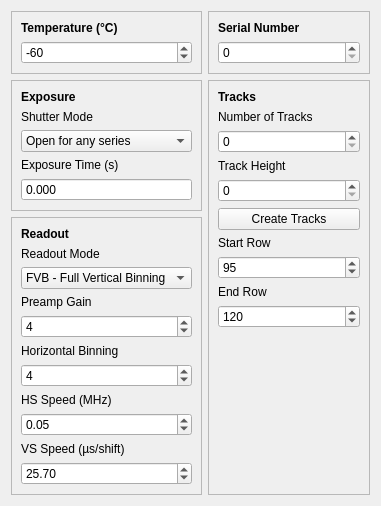
<?xml version="1.0" encoding="UTF-8"?>
<ui version="4.0">
 <class>andor_newton_config</class>
 <widget class="QWidget" name="andor_newton_config">
  <property name="geometry">
   <rect>
    <x>0</x>
    <y>0</y>
    <width>381</width>
    <height>479</height>
   </rect>
  </property>
  <property name="windowTitle">
   <string>Form</string>
  </property>
  <layout class="QGridLayout" name="gridLayout">
   <item row="0" column="0">
    <widget class="QFrame" name="frame_5">
     <property name="frameShape">
      <enum>QFrame::StyledPanel</enum>
     </property>
     <property name="frameShadow">
      <enum>QFrame::Raised</enum>
     </property>
     <layout class="QGridLayout" name="gridLayout_5">
      <item row="0" column="0">
       <widget class="QLabel" name="label_15">
        <property name="font">
         <font>
          <pointsize>9</pointsize>
          <weight>75</weight>
          <bold>true</bold>
         </font>
        </property>
        <property name="text">
         <string>Temperature (°C)</string>
        </property>
       </widget>
      </item>
      <item row="1" column="0">
       <widget class="QSpinBox" name="set_temperature">
        <property name="minimum">
         <number>-99</number>
        </property>
        <property name="value">
         <number>-60</number>
        </property>
       </widget>
      </item>
     </layout>
    </widget>
   </item>
   <item row="1" column="0">
    <widget class="QFrame" name="frame">
     <property name="frameShape">
      <enum>QFrame::StyledPanel</enum>
     </property>
     <property name="frameShadow">
      <enum>QFrame::Raised</enum>
     </property>
     <layout class="QGridLayout" name="gridLayout_2">
      <item row="0" column="0">
       <widget class="QLabel" name="label">
        <property name="font">
         <font>
          <pointsize>9</pointsize>
          <weight>75</weight>
          <bold>true</bold>
         </font>
        </property>
        <property name="text">
         <string>Exposure</string>
        </property>
       </widget>
      </item>
      <item row="2" column="0">
       <widget class="QComboBox" name="comboBox_shutter_mode">
        <item>
         <property name="text">
          <string>Open for any series</string>
         </property>
        </item>
        <item>
         <property name="text">
          <string>Open for FVB series</string>
         </property>
        </item>
        <item>
         <property name="text">
          <string>Permanently closed</string>
         </property>
        </item>
        <item>
         <property name="text">
          <string>Permanently open</string>
         </property>
        </item>
        <item>
         <property name="text">
          <string>Fully Auto</string>
         </property>
        </item>
       </widget>
      </item>
      <item row="3" column="0">
       <widget class="QLabel" name="label_5">
        <property name="text">
         <string>Exposure Time (s)</string>
        </property>
       </widget>
      </item>
      <item row="1" column="0">
       <widget class="QLabel" name="label_4">
        <property name="text">
         <string>Shutter Mode</string>
        </property>
       </widget>
      </item>
      <item row="4" column="0">
       <widget class="QDoubleSpinBox" name="exposure_time">
        <property name="buttonSymbols">
         <enum>QAbstractSpinBox::NoButtons</enum>
        </property>
        <property name="decimals">
         <number>3</number>
        </property>
        <property name="singleStep">
         <double>0.100000000000000</double>
        </property>
       </widget>
      </item>
     </layout>
    </widget>
   </item>
   <item row="2" column="0">
    <widget class="QFrame" name="frame_3">
     <property name="frameShape">
      <enum>QFrame::StyledPanel</enum>
     </property>
     <property name="frameShadow">
      <enum>QFrame::Raised</enum>
     </property>
     <layout class="QGridLayout" name="gridLayout_4">
      <item row="4" column="0">
       <widget class="QSpinBox" name="preamp_gain">
        <property name="value">
         <number>4</number>
        </property>
       </widget>
      </item>
      <item row="1" column="0">
       <widget class="QLabel" name="label_8">
        <property name="text">
         <string>Readout Mode</string>
        </property>
       </widget>
      </item>
      <item row="2" column="0">
       <widget class="QComboBox" name="comboBox_readout_mode">
        <item>
         <property name="text">
          <string>FVB - Full Vertical Binning</string>
         </property>
        </item>
        <item>
         <property name="text">
          <string>Multi Track</string>
         </property>
        </item>
        <item>
         <property name="text">
          <string>Random Track</string>
         </property>
        </item>
        <item>
         <property name="text">
          <string>Single Track</string>
         </property>
        </item>
        <item>
         <property name="text">
          <string>Image</string>
         </property>
        </item>
       </widget>
      </item>
      <item row="3" column="0">
       <widget class="QLabel" name="label_9">
        <property name="text">
         <string>Preamp Gain</string>
        </property>
       </widget>
      </item>
      <item row="0" column="0">
       <widget class="QLabel" name="label_3">
        <property name="font">
         <font>
          <pointsize>9</pointsize>
          <weight>75</weight>
          <bold>true</bold>
         </font>
        </property>
        <property name="text">
         <string>Readout</string>
        </property>
       </widget>
      </item>
      <item row="6" column="0">
       <widget class="QSpinBox" name="horizontal_binning">
        <property name="singleStep">
         <number>2</number>
        </property>
        <property name="value">
         <number>4</number>
        </property>
       </widget>
      </item>
      <item row="8" column="0">
       <widget class="QDoubleSpinBox" name="hs_speed">
        <property name="value">
         <double>0.050000000000000</double>
        </property>
       </widget>
      </item>
      <item row="7" column="0">
       <widget class="QLabel" name="label_11">
        <property name="text">
         <string>HS Speed (MHz)</string>
        </property>
       </widget>
      </item>
      <item row="10" column="0">
       <widget class="QDoubleSpinBox" name="vs_speed">
        <property name="value">
         <double>25.699999999999999</double>
        </property>
       </widget>
      </item>
      <item row="11" column="0">
       <spacer name="verticalSpacer_2">
        <property name="orientation">
         <enum>Qt::Vertical</enum>
        </property>
        <property name="sizeHint" stdset="0">
         <size>
          <width>20</width>
          <height>40</height>
         </size>
        </property>
       </spacer>
      </item>
      <item row="9" column="0">
       <widget class="QLabel" name="label_12">
        <property name="text">
         <string>VS Speed (µs/shift)</string>
        </property>
       </widget>
      </item>
      <item row="5" column="0">
       <widget class="QLabel" name="label_10">
        <property name="text">
         <string>Horizontal Binning</string>
        </property>
       </widget>
      </item>
     </layout>
    </widget>
   </item>
   <item row="1" column="1" rowspan="2">
    <widget class="QFrame" name="frame_2">
     <property name="frameShape">
      <enum>QFrame::StyledPanel</enum>
     </property>
     <property name="frameShadow">
      <enum>QFrame::Raised</enum>
     </property>
     <layout class="QGridLayout" name="gridLayout_3">
      <item row="7" column="0">
       <widget class="QSpinBox" name="start_row">
        <property name="maximum">
         <number>999</number>
        </property>
        <property name="value">
         <number>95</number>
        </property>
       </widget>
      </item>
      <item row="4" column="0">
       <widget class="QSpinBox" name="track_height"/>
      </item>
      <item row="1" column="0">
       <widget class="QLabel" name="label_6">
        <property name="text">
         <string>Number of Tracks</string>
        </property>
       </widget>
      </item>
      <item row="3" column="0">
       <widget class="QLabel" name="label_7">
        <property name="text">
         <string>Track Height</string>
        </property>
       </widget>
      </item>
      <item row="6" column="0">
       <widget class="QLabel" name="label_13">
        <property name="text">
         <string>Start Row</string>
        </property>
       </widget>
      </item>
      <item row="2" column="0">
       <widget class="QSpinBox" name="number_of_tracks"/>
      </item>
      <item row="5" column="0">
       <widget class="QPushButton" name="pushButton_create_tracks">
        <property name="text">
         <string>Create Tracks</string>
        </property>
       </widget>
      </item>
      <item row="8" column="0">
       <widget class="QLabel" name="label_14">
        <property name="text">
         <string>End Row</string>
        </property>
       </widget>
      </item>
      <item row="9" column="0">
       <widget class="QSpinBox" name="end_row">
        <property name="maximum">
         <number>999</number>
        </property>
        <property name="value">
         <number>120</number>
        </property>
       </widget>
      </item>
      <item row="0" column="0">
       <widget class="QLabel" name="label_2">
        <property name="font">
         <font>
          <pointsize>9</pointsize>
          <weight>75</weight>
          <bold>true</bold>
         </font>
        </property>
        <property name="text">
         <string>Tracks</string>
        </property>
       </widget>
      </item>
      <item row="10" column="0">
       <spacer name="verticalSpacer">
        <property name="orientation">
         <enum>Qt::Vertical</enum>
        </property>
        <property name="sizeHint" stdset="0">
         <size>
          <width>20</width>
          <height>40</height>
         </size>
        </property>
       </spacer>
      </item>
     </layout>
    </widget>
   </item>
   <item row="0" column="1">
    <widget class="QFrame" name="frame_4">
     <property name="frameShape">
      <enum>QFrame::StyledPanel</enum>
     </property>
     <property name="frameShadow">
      <enum>QFrame::Raised</enum>
     </property>
     <layout class="QGridLayout" name="gridLayout_6">
      <item row="0" column="0">
       <widget class="QLabel" name="label_16">
        <property name="font">
         <font>
          <pointsize>9</pointsize>
          <weight>75</weight>
          <bold>true</bold>
         </font>
        </property>
        <property name="text">
         <string>Serial Number</string>
        </property>
       </widget>
      </item>
      <item row="1" column="0">
       <widget class="QSpinBox" name="serial_number">
        <property name="maximum">
         <number>99999999</number>
        </property>
       </widget>
      </item>
     </layout>
    </widget>
   </item>
  </layout>
 </widget>
 <tabstops>
  <tabstop>set_temperature</tabstop>
  <tabstop>exposure_time</tabstop>
  <tabstop>preamp_gain</tabstop>
  <tabstop>horizontal_binning</tabstop>
  <tabstop>hs_speed</tabstop>
  <tabstop>vs_speed</tabstop>
  <tabstop>number_of_tracks</tabstop>
  <tabstop>track_height</tabstop>
  <tabstop>start_row</tabstop>
  <tabstop>end_row</tabstop>
  <tabstop>serial_number</tabstop>
  <tabstop>comboBox_shutter_mode</tabstop>
  <tabstop>comboBox_readout_mode</tabstop>
  <tabstop>pushButton_create_tracks</tabstop>
 </tabstops>
 <resources/>
 <connections/>
</ui>
